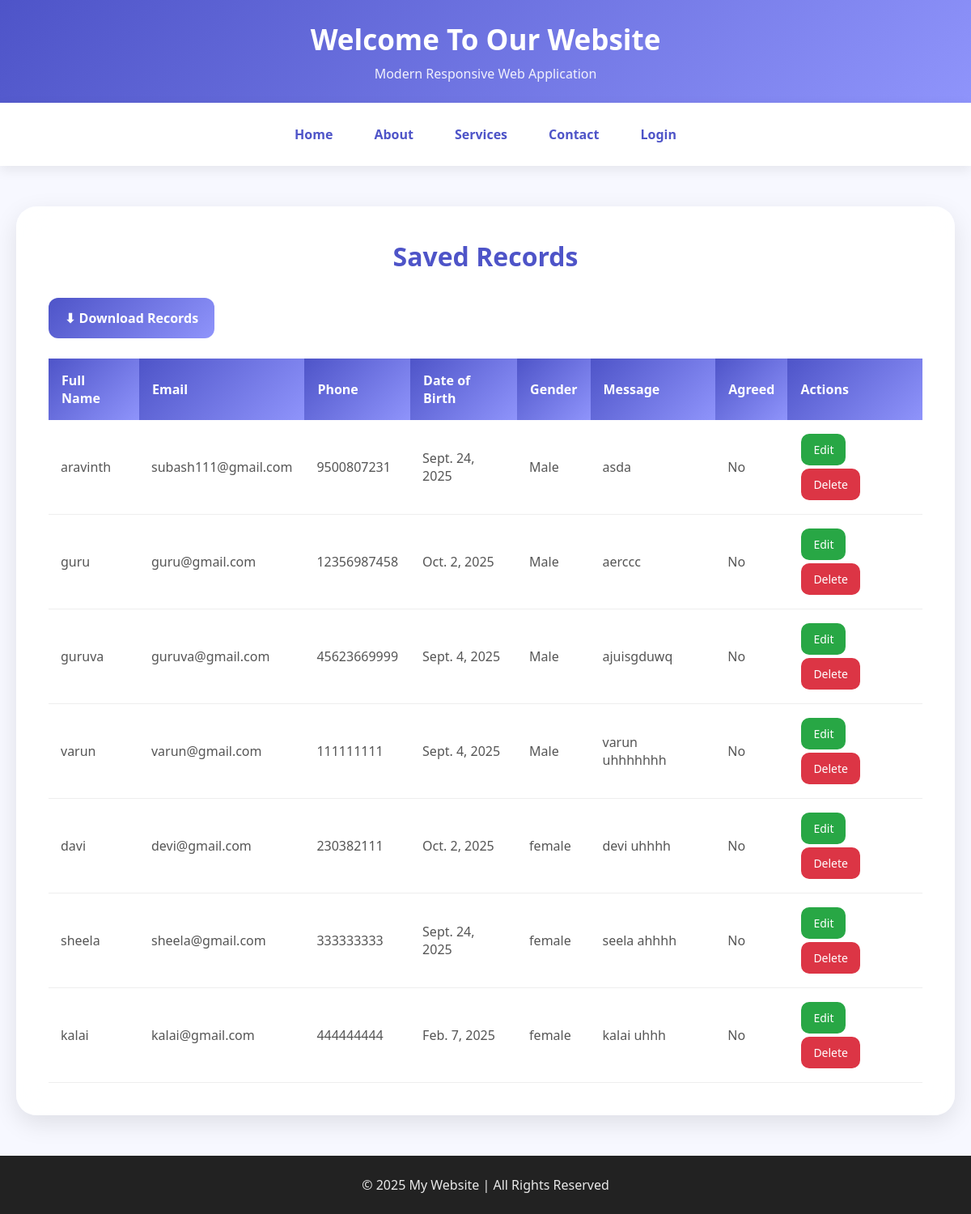
/table/, run on an earlier commit of the app's database.
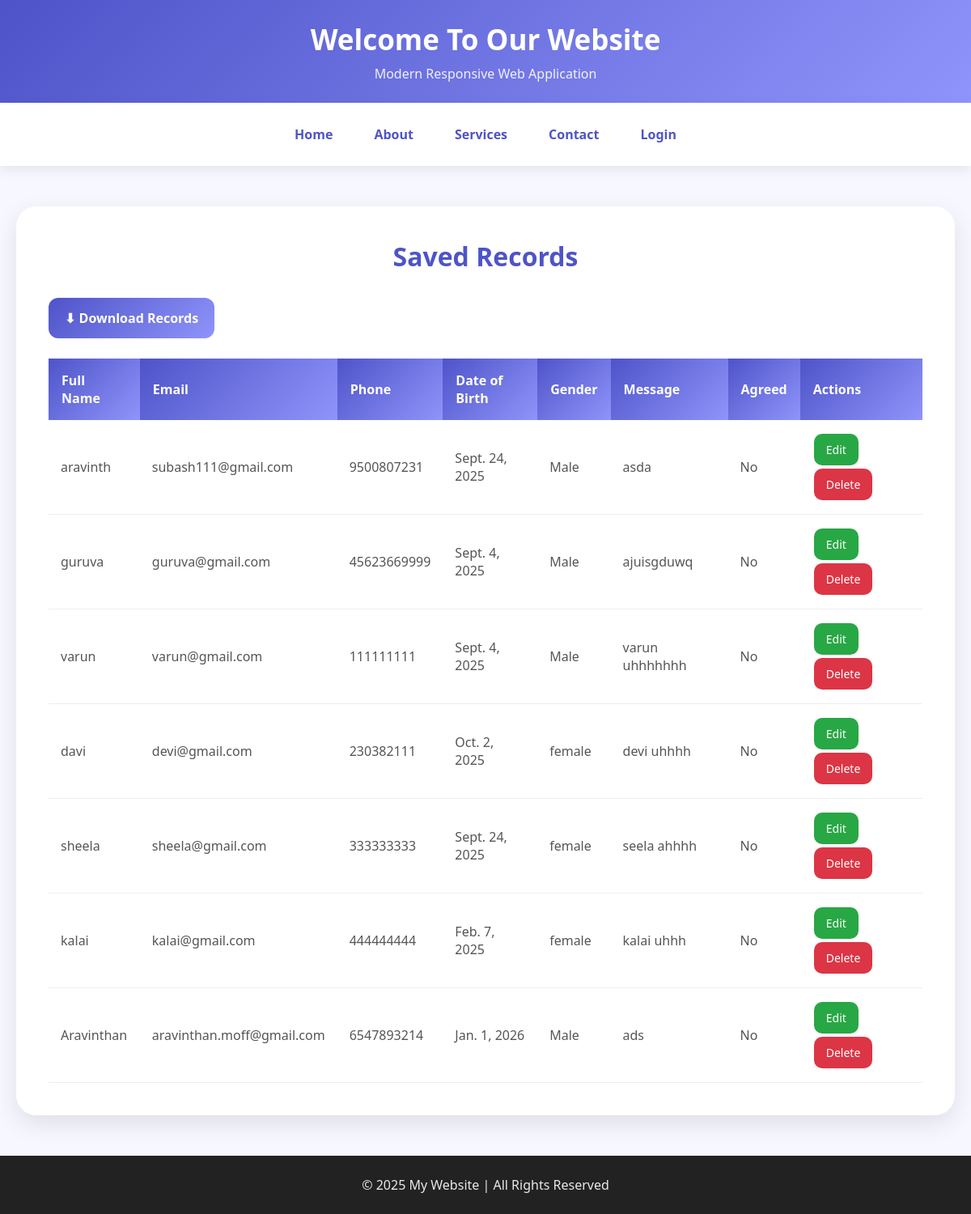
And on a later commit of the database.
### myapp/models.py (models this page shows, shortened)
class Forms(models.Model):
    GENDER_CHOICES = [
        ("male", "Male"),
        ("female", "Female"),
        ("other", "Other"),
    ]
    full_name = models.CharField(max_length=150)
    email = models.EmailField(unique=True)
    phone = models.CharField(max_length=15)
    dob = models.DateField(verbose_name="Date of Birth")
    gender = models.CharField(max_length=10, choices=GENDER_CHOICES)
    message = models.TextField(blank=True, null=True)
    agree_terms = models.BooleanField(default=False)
    created_at = models.DateTimeField(auto_now_add=True)

### myapp/views.py (the view)
# urls.py: path('table/', views.table, name="table"),
def table(request):
    list = Forms.objects.all()
    return render(request, "table.html", {"list": list})

### myapp/templates/table.html (shortened to what this page needs)
{% extends 'base.html' %}
{% block content %}
<div class="records-container">
    <div class="table-box">
        <h2>Saved Records</h2>
        <a href="{% url 'downloadtotalrecord_excel' %}"
           class="btn-download">
            ⬇ Download Records
        </a>
        <div class="table-responsive">
            <table>
                <thead>
                    <tr>
                        <th>Full Name</th>
                        <th>Email</th>
                        <th>Phone</th>
                        <th>Date of Birth</th>
                        <th>Gender</th>
                        <th>Message</th>
                        <th>Agreed</th>
                        <th>Actions</th>
                    </tr>
                </thead>
                <tbody>
                    {% for record in list %}
                    <tr>
                        <td>{{ record.full_name }}</td>
                        <td>{{ record.email }}</td>
                        <td>{{ record.phone }}</td>
                        <td>{{ record.dob }}</td>
                        <td>{{ record.gender }}</td>
                        <td>{{ record.message }}</td>
                        <td>
                            {% if record.agree %}
                                Yes
                            {% else %}
                                No
                            {% endif %}
                        </td>
                        <td>
                            <a href="{% url 'table_edit' record.id %}"
                               class="btn btn-edit">
                                Edit
                            </a>
                            <a href="{% url 'table_delete' record.id %}"
                               class="btn btn-delete"
                               onclick="return confirm('Are you sure you want to delete this record?');">
                                Delete
                            </a>
                        </td>
                    </tr>
                    {% empty %}
                    <tr>
                        <td colspan="8" class="no-record">
                            No records found
                        </td>
                    </tr>
                    {% endfor %}
                </tbody>
            </table>
        </div>
    </div>
</div>
{% endblock %}

### myapp/templates/base.html (shortened to what this page needs)
{% load static %}
<!DOCTYPE html>
<html lang="en">
<head>
</head>
<body>
    <header>
        {% if request.user.is_authenticated %}
            <h1>Welcome, {{ request.user.username }}</h1>
        {% else %}
            <h1>Welcome To Our Website</h1>
        {% endif %}
        <p>Modern Responsive Web Application</p>
    </header>
    <nav>
        <a href="{% url 'index' %}">
            Home
        </a>
        <a href="#">
            About
        </a>
        <a href="#">
            Services
        </a>
        <a href="#">
            Contact
        </a>
        {% if request.user.is_authenticated %}
            <a href="{% url 'forms' %}">
                Forms
            </a>
            <a href="{% url 'table' %}">
                Records
            </a>
            <a href="{% url 'logout' %}">
                Logout
            </a>
        {% else %}
            <a href="{% url 'login' %}">
                Login
            </a>
        {% endif %}
    </nav>
    <main>
        {% block content %}
        {% endblock %}
    </main>
    <footer>
        <p>
            © 2025 My Website | All Rights Reserved
        </p>
    </footer>
</body>
</html>

### myapp/templates/base.html (style rules this page uses)
* { margin:0; padding:0; box-sizing:border-box; font-family:'Segoe UI',sans-serif; }
html { scroll-behavior:smooth; }
body { min-height:100vh; display:flex; flex-direction:column; background:#f7f8ff; color:#333; }
header { background:linear-gradient(135deg,#4e54c8,#8f94fb); color:white; padding:25px 20px; text-align:center; box-shadow:0 5px 20px rgba(0,0,0,.1); }
header h1 { font-size:35px; margin-bottom:8px; }
header p { opacity:.9; }
nav { background:white; display:flex; justify-content:center; align-items:center; flex-wrap:wrap; gap:15px; padding:18px; box-shadow:0 5px 15px rgba(0,0,0,.08); position:sticky; top:0; z-index:1000; }
nav a { text-decoration:none; color:#4e54c8; font-weight:600; padding:10px 18px; border-radius:10px; transition:.3s; }
main { flex:1; }
footer { background:#222; color:white; text-align:center; padding:25px; margin-top:auto; }
footer p { opacity:.9; }

### myapp/templates/table.html (style rules this page uses)
.records-container { display:flex; justify-content:center; padding:50px 20px; }
.table-box { width:100%; max-width:1300px; background:rgba(255,255,255,.9); backdrop-filter:blur(20px); border-radius:25px; padding:40px; box-shadow:0 10px 30px rgba(0,0,0,.1); }
.table-box h2 { text-align:center; color:#4e54c8; margin-bottom:30px; font-size:32px; }
.btn-download { display:inline-block; text-decoration:none; padding:14px 20px; margin-bottom:25px; border-radius:12px; background:linear-gradient(135deg,#4e54c8,#8f94fb); color:white; font-weight:600; transition:.3s; }
.table-responsive { overflow-x:auto; }
table { width:100%; border-collapse:collapse; min-width:1000px; }
th { background:linear-gradient(135deg,#4e54c8,#8f94fb); color:white; padding:16px; text-align:left; }
td { padding:15px; border-bottom:1px solid #eee; color:#555; }
tbody tr { transition:.3s; }
.btn { padding:10px 15px; border-radius:10px; text-decoration:none; color:white; font-size:14px; display:inline-block; margin:2px; transition:.3s; }
.btn-edit { background:#28a745; }
.btn-delete { background:#dc3545; }

What changed in the data, as far as the page shows it:
removed Forms: full_name "guru", email "guru@gmail.com", phone "12356987458", dob "Oct. 2, 2025", gender "Male", message "aerccc"
added Forms: full_name "Aravinthan", email "aravinthan.moff@gmail.com", phone "6547893214", dob "Jan. 1, 2026", gender "Male", message "ads"
